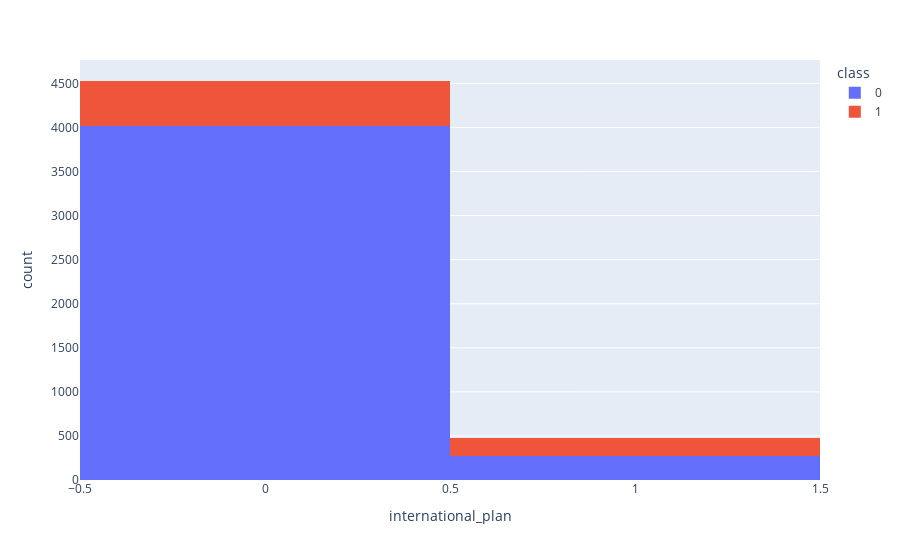

Notebook code for this chart:
### Code cell
# Plot histogram graph for the international plan service used by the Telecom customers with respect to churned/Retained
fig = px.histogram(df, x='international_plan', color='class')
fig.show()

### Figure 1 — Plotly figure (JSON) as saved in the notebook; plotly's stock layout.template omitted (floating-point values rounded to 4 significant figures; data arrays with more than 128 entries replaced by an {"elided": "..."} marker saying what was removed)
{"data": [{"alignmentgroup": "True", "bingroup": "x", "hovertemplate": "class=0<br>international_plan=%{x}<br>count=%{y}<extra></extra>", "legendgroup": "0", "marker": {"color": "#636efa", "pattern": {"shape": ""}}, "name": "0", "offsetgroup": "0", "orientation": "v", "showlegend": true, "type": "histogram", "x": {"elided": "4293 int values"}, "xaxis": "x", "yaxis": "y"}, {"alignmentgroup": "True", "bingroup": "x", "hovertemplate": "class=1<br>international_plan=%{x}<br>count=%{y}<extra></extra>", "legendgroup": "1", "marker": {"color": "#EF553B", "pattern": {"shape": ""}}, "name": "1", "offsetgroup": "1", "orientation": "v", "showlegend": true, "type": "histogram", "x": {"elided": "707 int values"}, "xaxis": "x", "yaxis": "y"}], "layout": {"barmode": "relative", "legend": {"title": {"text": "class"}, "tracegroupgap": 0}, "margin": {"t": 60}, "xaxis": {"anchor": "y", "domain": [0, 1], "title": {"text": "international_plan"}}, "yaxis": {"anchor": "x", "domain": [0, 1], "title": {"text": "count"}}}}
